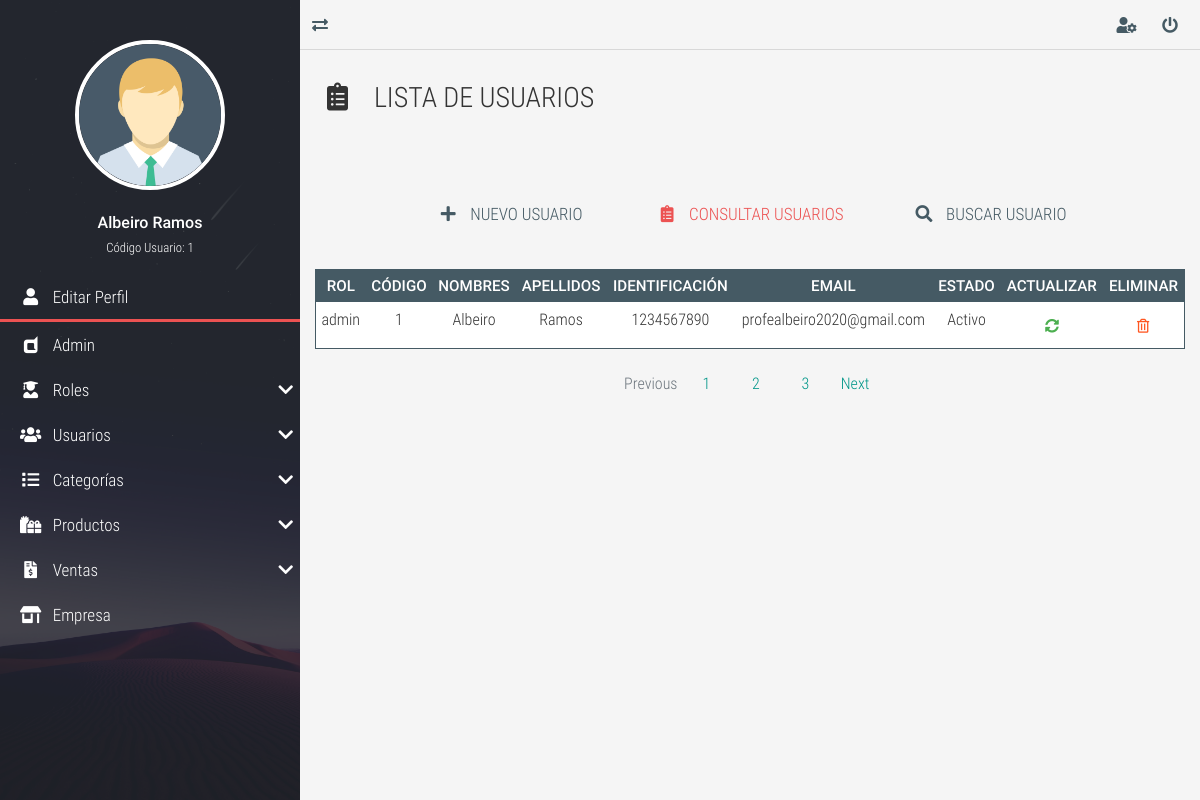
/?c=Users&a=userRead (signed in), run on the app's committed database.
### tables this page shows
CREATE TABLE IF NOT EXISTS `USERS` (
  `rol_code` INT NOT NULL,
  `user_code` INT NOT NULL AUTO_INCREMENT,
  `user_name` VARCHAR(100) NOT NULL,
  `user_lastname` VARCHAR(100) NOT NULL,
  `user_id` VARCHAR(20) NOT NULL,
  `user_email` VARCHAR(100) NOT NULL,
  `user_pass` VARCHAR(200) NOT NULL,
  `user_state` TINYINT NOT NULL,
  PRIMARY KEY (`user_code`),
  INDEX `ind_users_roles` (`rol_code` ASC),
  CONSTRAINT `fk_users_roles` FOREIGN KEY (`rol_code`) REFERENCES `ROLES` (`rol_code`) ON DELETE CASCADE ON UPDATE CASCADE
);

CREATE TABLE IF NOT EXISTS `ROLES` (
  `rol_code` INT NOT NULL AUTO_INCREMENT,
  `rol_name` VARCHAR(100) NOT NULL,
  PRIMARY KEY (`rol_code`)
);

### models/DataBase.php (called while the page is built)
<?php
    class DataBase{
        public static function connection(){
            $hostname = "localhost";
            $port = "3306";
            $database = "db_inventory";
            $username = "root";
            $password = "";
			$pdo = new PDO("mysql:host=$hostname;port=$port;dbname=$database;charset=utf8",$username,$password);
			$pdo->setAttribute(PDO::ATTR_ERRMODE, PDO::ERRMODE_EXCEPTION);
			return $pdo;
		}
	}
?>

### models/User.php (called while the page is built, shortened)
<?php
    class User{
        private $dbh;
        private $rol_name;
        private $user_code;
        private $user_name;
        private $user_lastname;
        private $user_id;
        private $user_email;
        private $user_state;
        public function __construct(){
            try {
                $this->dbh = DataBase::connection();
                $a = func_get_args();
                $i = func_num_args();
                if (method_exists($this, $f = '__construct' . $i)) {
                    call_user_func_array(array($this, $f), $a);
                }
            } catch (Exception $e) {
                die($e->getMessage());
            }
        }
        public function __construct9($rol_code,$rol_name,$user_code,$user_name,$user_lastname,$user_id,$user_email,$user_pass,$user_state){
            $this->rol_name = $rol_name;
            $this->user_code = $user_code;
            $this->user_name = $user_name;
            $this->user_lastname = $user_lastname;
            $this->user_id = $user_id;
            $this->user_email = $user_email;
            $this->user_state = $user_state;
        }
        public function getRolName(){
            return $this->rol_name;
        }
        public function getUserCode(){
            return $this->user_code;
        }
        public function getUserName(){
            return $this->user_name;
        }
        public function getUserLastName(){
            return $this->user_lastname;
        }
        public function getUserId(){
            return $this->user_id;
        }
        public function getUserEmail(){
            return $this->user_email;
        }
        public function getUserState(){
            return $this->user_state;
        }
        public function read_users(){
            try {
                $userList = [];
                $sql = 'SELECT
                            r.rol_code,
                            r.rol_name,
                            user_code,
                            user_name,
                            user_lastname,
                            user_id,
                            user_email,
                            user_pass,
                            user_state
                        FROM ROLES AS r
                        INNER JOIN USERS AS u
                        on r.rol_code = u.rol_code';
                $stmt = $this->dbh->query($sql);
                foreach ($stmt->fetchAll() as $user) {
                    $userObj = new User(
                        $user['rol_code'],
                        $user['rol_name'],
                        $user['user_code'],
                        $user['user_name'],
                        $user['user_lastname'],
                        $user['user_id'],
                        $user['user_email'],
                        $user['user_pass'],
                        $user['user_state']
                    );
                    array_push($userList, $userObj);
                }
                return $userList;
            } catch (Exception $e) {
                die($e->getMessage());
            }
        }
    }
?>

### views/modules/users/user_read.view.php (the view)
<div class="full-box page-header">
	<h3 class="text-left">
		<i class="fas fa-clipboard-list fa-fw"></i> &nbsp; LISTA DE USUARIOS
	</h3>
</div>
<div class="container-fluid">
	<ul class="full-box list-unstyled page-nav-tabs">
		<li>
			<a href="?c=Users&a=userCreate"><i class="fas fa-plus fa-fw"></i> &nbsp; NUEVO USUARIO</a>
		</li>
		<li>
			<a class="active" href="?c=Users&a=userRead"><i class="fas fa-clipboard-list fa-fw"></i> &nbsp; CONSULTAR USUARIOS</a>
		</li>
		<li>
			<a href="#"><i class="fas fa-search fa-fw"></i> &nbsp; BUSCAR USUARIO</a>
		</li>
	</ul>
</div>
<div class="container-fluid">
	<div class="table-responsive">
		<table class="table table-dark table-sm">
			<thead>
				<tr class="text-center roboto-medium">
					<th>ROL</th>
					<th>CÓDIGO</th>
					<th>NOMBRES</th>
					<th>APELLIDOS</th>
					<th>IDENTIFICACIÓN</th>
					<th>EMAIL</th>
					<th>ESTADO</th>
					<th>ACTUALIZAR</th>
					<th>ELIMINAR</th>
				</tr>
			</thead>
			<tbody>
				<?php foreach ($users as $user) : ?>
					<tr class="text-center" >
						<td><?php echo $user->getRolName(); ?></td>
						<td><?php echo $user->getUserCode(); ?></td>
						<td><?php echo $user->getUserName(); ?></td>
						<td><?php echo $user->getUserLastName(); ?></td>
						<td><?php echo $user->getUserId(); ?></td>
						<td><?php echo $user->getUserEmail(); ?></td>
						<td><?php echo $state[$user->getUserState()]; ?></td>
						<td>
							<a href="?c=Users&a=userUpdate&idUser=<?php echo $user->getUserCode(); ?>" class="btn btn-success">
								<i class="fas fa-sync-alt"></i>
							</a>
						</td>
						<td>
							<a href="?c=Users&a=userDelete&idUser=<?php echo $user->getUserCode(); ?>" class="btn btn-warning">
								<i class="far fa-trash-alt"></i>
							</a>
						</td>
					</tr>
				<?php endforeach; ?>
			</tbody>
		</table>
	</div>
	<nav aria-label="Page navigation example">
		<ul class="pagination justify-content-center">
			<li class="page-item disabled">
				<a class="page-link" href="#" tabindex="-1">Previous</a>
			</li>
			<li class="page-item"><a class="page-link" href="#">1</a></li>
			<li class="page-item"><a class="page-link" href="#">2</a></li>
			<li class="page-item"><a class="page-link" href="#">3</a></li>
			<li class="page-item">
				<a class="page-link" href="#">Next</a>
			</li>
		</ul>
	</nav>
</div>

### assets/dashboard/css/all.css (style rules this page uses)
.fa, .fas, .far, .fal, .fab { -moz-osx-font-smoothing: grayscale; -webkit-font-smoothing: antialiased; display: inline-block; font-style: normal; font-variant: normal; text-rendering: auto; line-height: 1; }
.fa-fw { text-align: center; width: 1.25em; }
.fa-clipboard-list:before { content: "\f46d"; }
.fa-plus:before { content: "\f067"; }
.fa-search:before { content: "\f002"; }
.fa-sync-alt:before { content: "\f2f1"; }
.fa-trash-alt:before { content: "\f2ed"; }
.far { font-family: 'Font Awesome 5 Free'; font-weight: 400; }
.fa, .fas { font-family: 'Font Awesome 5 Free'; font-weight: 900; }

### assets/dashboard/css/style.css (style rules this page uses)
:root { --color-one: #F5F5F5; --color-two: #24292E; --color-three: #EC5252; --form-color: #14111A; --accent-color: #253556; --accent-color: #455A64; --border-color: #D8D8D8; }
body,html { font-family: 'roboto_condensed_light'; width: 100vw; height: 100vh; background-color: var(--color-one); color: #333; font-size: 16px; }
.full-box { margin: 0; padding: 0; box-sizing: border-box; width: 100%; }
.page-header { padding: 30px 20px 60px 20px; }
.page-header > :nth-child(1) { padding-bottom: 7px; }
.page-nav-tabs { display: flex; justify-content: center; flex-wrap: wrap; margin-bottom: 30px; }
.page-nav-tabs li, .page-nav-tabs li a { height: 40px; line-height: 40px; }
.page-nav-tabs li { margin: 5px 20px; }
.page-nav-tabs li a { color: var(--accent-color); font-size: 17px; min-width: 200px; width: auto; display: block; text-align: center; user-select: none; transition: all .2s ease-in-out; border-bottom: 2px solid transparent; }
.page-nav-tabs li a.active { color: var(--color-three); cursor: none; pointer-events: none; }
.table .btn { margin-bottom: 0; }
.table thead th { color: #FFF; }
.table tbody tr { color: #333; transition: all .2s ease-in-out; }
.table-dark, .table { background-color: #fff; }
.table-dark { border: 1px solid var(--accent-color); }
.table-dark thead tr { background-color: var(--accent-color); }
.table-dark td, .table-dark thead th, .table-dark th { border: none; }
.page-link { transition: all .2s ease-in-out; }
.roboto-medium { font-family: 'roboto_medium_regular'; }

### data on the page
users: rol_code.rol_name "admin", user_code "1", user_name "Albeiro", user_lastname "Ramos", user "1234567890", user_email "profealbeiro2020@gmail.com", user_state "Activo"

### other printed values
$profile->getUserName() "Albeiro"
$profile->getUserLastName() "Ramos"
$profile->getUserCode() "1"
$session "Admin"
